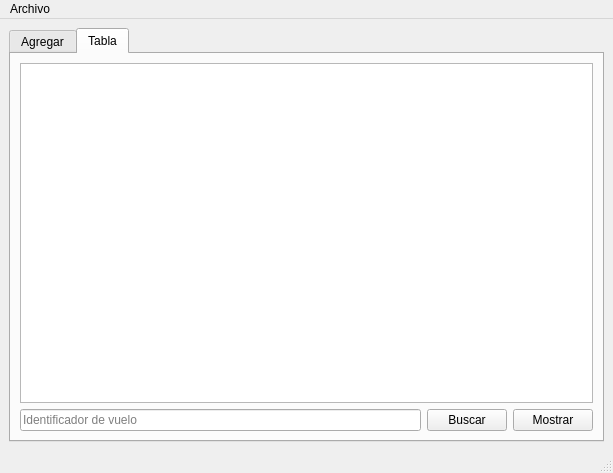
<?xml version="1.0" encoding="UTF-8"?>
<ui version="4.0">
 <class>MainWindow</class>
 <widget class="QMainWindow" name="MainWindow">
  <property name="geometry">
   <rect>
    <x>0</x>
    <y>0</y>
    <width>613</width>
    <height>473</height>
   </rect>
  </property>
  <property name="windowTitle">
   <string>MainWindow</string>
  </property>
  <widget class="QWidget" name="centralwidget">
   <layout class="QGridLayout" name="gridLayout_2">
    <item row="0" column="0">
     <widget class="QTabWidget" name="tabWidget">
      <property name="currentIndex">
       <number>1</number>
      </property>
      <widget class="QWidget" name="tab">
       <attribute name="title">
        <string>Agregar</string>
       </attribute>
       <layout class="QGridLayout" name="gridLayout_3">
        <item row="0" column="0">
         <widget class="QGroupBox" name="groupBox">
          <property name="title">
           <string>Vuelo</string>
          </property>
          <layout class="QGridLayout" name="gridLayout">
           <item row="0" column="1">
            <widget class="QLineEdit" name="id_lineEdit"/>
           </item>
           <item row="1" column="0">
            <widget class="QLabel" name="label_2">
             <property name="minimumSize">
              <size>
               <width>0</width>
               <height>0</height>
              </size>
             </property>
             <property name="text">
              <string>Origen:</string>
             </property>
            </widget>
           </item>
           <item row="3" column="0">
            <widget class="QLabel" name="label_3">
             <property name="text">
              <string>Peso:</string>
             </property>
            </widget>
           </item>
           <item row="4" column="1">
            <widget class="QPushButton" name="agregar_inicio_pushButton">
             <property name="text">
              <string>Agregar Inicio</string>
             </property>
            </widget>
           </item>
           <item row="5" column="1">
            <widget class="QPushButton" name="agregar_final_pushButton">
             <property name="text">
              <string>Agregar Final</string>
             </property>
            </widget>
           </item>
           <item row="0" column="0">
            <widget class="QLabel" name="label">
             <property name="text">
              <string>id:</string>
             </property>
            </widget>
           </item>
           <item row="2" column="1">
            <widget class="QLineEdit" name="destino_lineEdit"/>
           </item>
           <item row="6" column="1">
            <widget class="QPushButton" name="mostrar_pushButton">
             <property name="text">
              <string>Mostrar</string>
             </property>
            </widget>
           </item>
           <item row="1" column="1">
            <widget class="QLineEdit" name="origen_lineEdit"/>
           </item>
           <item row="2" column="0">
            <widget class="QLabel" name="label_4">
             <property name="text">
              <string>Detino:</string>
             </property>
            </widget>
           </item>
           <item row="3" column="1">
            <widget class="QSpinBox" name="peso_spinBox"/>
           </item>
          </layout>
         </widget>
        </item>
        <item row="0" column="1">
         <widget class="QPlainTextEdit" name="salida">
          <property name="plainText">
           <string/>
          </property>
         </widget>
        </item>
       </layout>
      </widget>
      <widget class="QWidget" name="tab_2">
       <attribute name="title">
        <string>Tabla</string>
       </attribute>
       <layout class="QGridLayout" name="gridLayout_4">
        <item row="2" column="1">
         <widget class="QPushButton" name="buscar_pushButton">
          <property name="text">
           <string>Buscar</string>
          </property>
         </widget>
        </item>
        <item row="2" column="0">
         <widget class="QLineEdit" name="buscar_lineEdit">
          <property name="placeholderText">
           <string>Identificador de vuelo</string>
          </property>
         </widget>
        </item>
        <item row="2" column="2">
         <widget class="QPushButton" name="mostrar_tabla_pushButton">
          <property name="text">
           <string>Mostrar</string>
          </property>
         </widget>
        </item>
        <item row="1" column="0" colspan="3">
         <widget class="QTableWidget" name="tabla"/>
        </item>
       </layout>
      </widget>
     </widget>
    </item>
   </layout>
  </widget>
  <widget class="QMenuBar" name="menubar">
   <property name="geometry">
    <rect>
     <x>0</x>
     <y>0</y>
     <width>613</width>
     <height>21</height>
    </rect>
   </property>
   <widget class="QMenu" name="menuArchivo">
    <property name="title">
     <string>Archivo</string>
    </property>
    <addaction name="actionAbrir"/>
    <addaction name="actionGuardar"/>
   </widget>
   <addaction name="menuArchivo"/>
  </widget>
  <widget class="QStatusBar" name="statusbar"/>
  <action name="actionAbrir">
   <property name="text">
    <string>Abrir</string>
   </property>
   <property name="shortcut">
    <string>Ctrl+O</string>
   </property>
  </action>
  <action name="actionGuardar">
   <property name="text">
    <string>Guardar</string>
   </property>
   <property name="shortcut">
    <string>Ctrl+S</string>
   </property>
  </action>
 </widget>
 <resources/>
 <connections/>
</ui>
